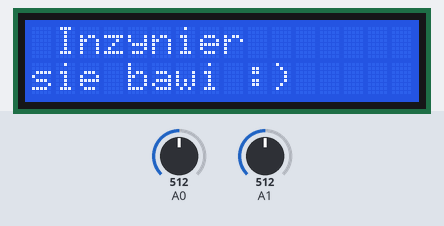
This sketch was run on a simulated Arduino Uno, built with avr-gcc and run on an emulated ATmega328P. On the bench: 16×2 character LCD. The test bench sets the inputs (shaded band); at power-on: A0 = 512, A1 = 512. What the sketch prints to the serial monitor is not drawn.

Above: at 1.2 s.
1.3 s: A0 set to 734
2.8 s: A0 set to 765
At 2.88 s:
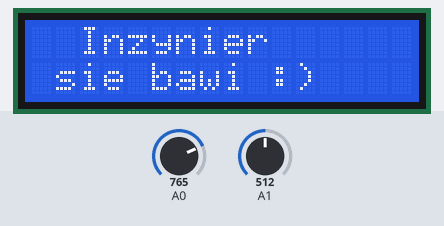
At 3.32 s:
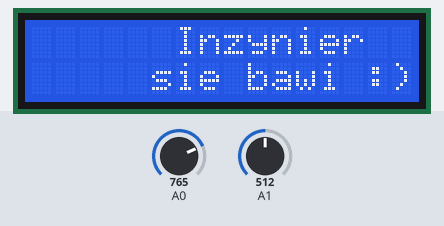
4.6 s: A0 set to 740
6.1 s: A0 set to 760
At 6.17 s:
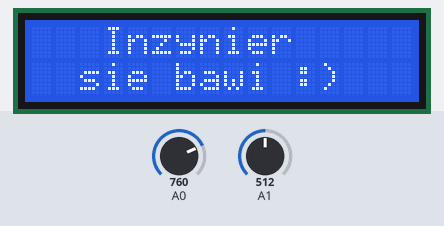
Timing chart, 0 to 9.1 s (numbered marks = the images above; inputs shaded):
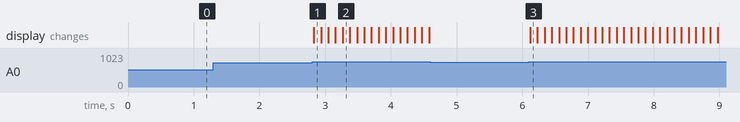

Measured:
- the behaviour switches between 750 and 751 on A0 (found by bisection; images 0 and 1)
- after the input at 1.3 s, every drawn part: stays the same
- after the input at 2.8 s, the display: changes at once (image 1)
- after the input at 4.6 s, every drawn part: stays the same
- after the input at 6.1 s, the display: changes at once (image 3)

The sketch:

hd44780_joystick.ino
```cpp
#include <LiquidCrystal.h>

const int rs = 12, en = 11, d4 = 5, d5 = 4, d6 = 3, d7 = 2;
LiquidCrystal lcd(rs, en, d4, d5, d6, d7);
int i = 0;
bool changed = true;
char firstLineTemplate[16] = " Inzynier       ";
char secondLineTemplate[16] = "sie bawi :)     ";
char firstLine[16] = "";
char secondLine[16] = "";
int analogX = 0;
int analogY = 0;

void setup() {
  lcd.begin(16, 2);
  lcd.display();
  Serial.begin(9600);
  pinMode(8, INPUT);
}

void loop() {
  if(changed){
    setLines(i);
    write();
    delay(100);
    changed = false;
  }
  else{
    readValues();
    updateIndex();
  }
}

void readValues(){
  analogX = analogRead(0);
  analogY = analogRead(1);
  Serial.println(analogX);
  Serial.println(analogY);
}

void setLines(int counter){
  for(int j=0; j<(16-counter); j++){
    firstLine[counter+j] = firstLineTemplate[j];
    secondLine[counter+j] = secondLineTemplate[j];
  }
  for(int j=0; j<counter; j++){
    firstLine[j] = firstLineTemplate[16-counter+j];
    secondLine[j] = secondLineTemplate[16-counter+j];
  }
}

void updateIndex(){
  if(analogX > 750){
    i+=1;
    changed = true;
  }
  else if(analogX <= 250){
    i-=1;
    changed = true;
  }
  if(i>=16) i=0;
  if(i<0) i=14;
}

void write(){
  lcd.clear();
  lcd.setCursor(0, 0);
  lcd.print(firstLine);
  lcd.setCursor(0, 1);
  lcd.print(secondLine);
}
```
